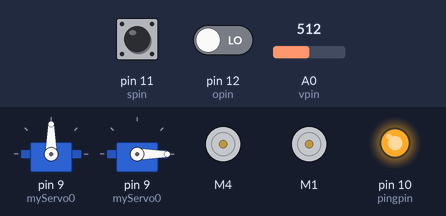
Simulated run of this sketch. Board: Arduino Uno, built with avr-gcc and run on an emulated ATmega328P. Parts: 2 × servo, 2 × DC motor (green arrow = forward, orange = backward, longer = faster), output pins drawn as LEDs (lit = HIGH). The test bench sets the inputs (shaded band); at power-on: pin 12 (opin) LOW, pin 11 (spin) HIGH, A0 (vpin) = 512. What the sketch prints to the serial monitor is not drawn.

Above: at 9.2 s.
9.3 s: pin 12 (opin) driven HIGH
At 12.7 s:
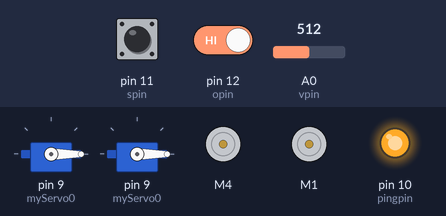
12.8 s: pin 12 (opin) driven LOW
At 13.7 s:
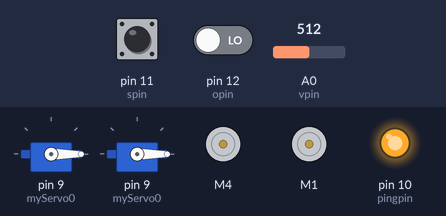
Timing chart, 0 to 15.8 s (numbered marks = the images above; inputs shaded):
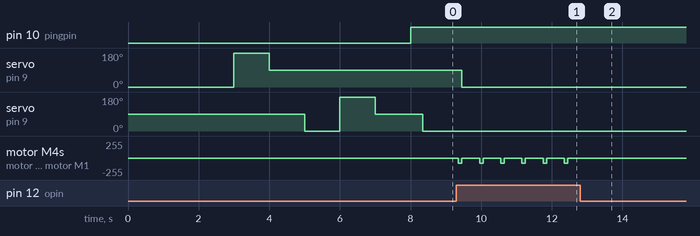

Measured:
- after the input at 9.3 s, servo on pin 9 (myServo0): 90° → 0° after 0.15 s; servo on pin 9 (myServo0): stays 0° (without the input it goes to 5° after 0.05 s); motor M4, motor M1: alternates backward 75/255 for 0.10 s and stopped for 0.50 s, starting after 0.05 s
- after the input at 12.8 s, motor M4, motor M1: stops changing and stays stopped

The sketch:

ColorBot_master.ino
```cpp
/*

Sage Ridge Robotics
Exercise 23a

Color Bot I.

This Sketch is the primary color sensing system for a color line following robot that uses a second
Arduino to process and return color data.

This sketch provides the core logic of the robot and depends on the color sensing subsystem.

Stuart Hayes  (w. corrections by C v Nagy)

*/

// LOAD LIBRARIES ---------------------------------------------------------------------------------------------

// Fundamental libraries
#include <Wire.h>

// Motion transducers
#include "Servo.h"
#include "Adafruit_MotorShield.h"
#include "utility/Adafruit_MS_PWMServoDriver.h"

// Sensor functions
// The sonar() fucntion is included in this file rather than sensor.h
//#include "./sensor.h"

// DECLARE VARIABLES ------------------------------------------------------------------------------------------

// Ultrasonic collision avoidance
const int pingpin = 10;            // "Ping" pin for ultrasonic distance sensor
const int vpin = 0;                // Analog voltage pin for ultrasonic distance sensor
int fstop = 0;                     // We use fstop for collision avoidance.
int sonar_critical_distance = 10;  // The distance in cm at which the sonar function should trigger
                                   // an obstacle routine.

// Color subsystem connections
const int opin = 12;               // Receives digital HIGH if the color is sensed
const int spin = 11;               // Receives digital HIGH if the color system is operative

// Motor control
const int motorPort01 = 1;         // Set left motor output on MotorShield.
const int motorPort02 = 4;         // Set right motor output on MotorShield.

const int motor_speed = 150;       // We set a uniform motor speed.
const int motor_period = 1000;     // We set a uniform delay for motor functions


int servoangle = 500;              // Initial servo angle
int boomangle = 90;                // Angle of boom at start
int steeringangle = 90;            // Initial steering angle


// INSTATIATE OBJECTS -----------------------------------------------------------------------------------------

// Instantiate objects of the servo, Adafruit_MotorShield, and Adafruit_DCMotor classes.
Servo myServo0;
Servo myServo1;
Adafruit_MotorShield AFMS = Adafruit_MotorShield();
Adafruit_DCMotor *myDCMotor01 = AFMS.getMotor(1);
Adafruit_DCMotor *myDCMotor02 = AFMS.getMotor(4);

// SETUP ------------------------------------------------------------------------------------------------------

// Initialize the robot and check that sensors, motors, and servos are working.
// Setup will take several seconds as sensors are activated.

void setup() {

  delay(2000);                                                      // Allow the slave Arduino to initialize
  Serial.begin(9600);                                               // For status messages

  // Inputs to listen to color subsystem states
  pinMode(opin, INPUT);
  pinMode(spin, INPUT);

  // Initialize motor system
  AFMS.begin();
  myServo0.attach(9);
  myServo1.attach(9);

  // Test and position servo0
  myServo0.write(0);
  delay(1000);
  myServo0.write(180);
  delay(1000);
  myServo0.write(steeringangle);
  delay(1000);

  // Test and position servo1
  myServo1.write(0);
  delay(1000);
  myServo1.write(180);
  delay(1000);
  myServo1.write(boomangle);
  delay(1000);

  // Set initial motor parameters
  myDCMotor02->setSpeed(motor_speed);
  myDCMotor01->setSpeed(motor_speed);

  // Check slave color subsystem Arduino
  boolean test = digitalRead(spin);
  Serial.print("Slave Arduino ready? ");
  Serial.print(test);
  if(!test){Serial.println(" No color system present."); while(1);} // Stop if we do not receive digital HIGH from
                                                                    // color subsystem.
  Serial.println(" All good.");

}

// LOOP  ------------------------------------------------------------------------------------------------------

void loop() {

  // Check for obstacle
  int fstop = sonar(sonar_critical_distance, pingpin, vpin);
  if (fstop) {Serial.println("Obstacle"); avoid_obstacle();} else {Serial.println("No obstacle. Continuing.");}

  // Check color detection subsystem
  boolean cstatus = digitalRead(opin);

  // Move normally if on-color or initialize color detection sweep if not.
  if (cstatus)
     {Serial.println("Color detected. Moving forward normally"); move_forward(steeringangle);}
  else {
    Serial.println("Color lost. Boom start.");
    for(int i = 0; i < 180; i = i + 5){
        myServo1.write(i);
        delay(1000);
        boolean cstatus = digitalRead(opin);
      if(cstatus){servoangle = (180 - i); break;}
    }
  }
  if (servoangle = 500){ searchandrescue(); }
  if (servoangle < 500){
    myServo1.write(servoangle);
    myServo0.write(90);
    delay(500);
    myDCMotor01->setSpeed(motor_speed);
    myDCMotor02->setSpeed(motor_speed);
    myDCMotor01->run(FORWARD);
    myDCMotor02->run(FORWARD);
    delay(1000);
    servoangle = 90;
    myServo1.write(servoangle);
  }
}

void avoid_obstacle()
{

  myDCMotor01->setSpeed(0);
  myDCMotor02->setSpeed(0);
  myDCMotor01->run(RELEASE);
  myDCMotor02->run(RELEASE);
  myServo1.write(80);
  myDCMotor01->setSpeed(75);
  myDCMotor02->setSpeed(75);
  myDCMotor01->run(BACKWARD);
  myDCMotor02->run(BACKWARD);
  delay(500);
  myServo1.write(90);
  myDCMotor01->run(FORWARD);
  myDCMotor02->run(FORWARD);
  delay(1000);
  myServo1.write(105);
  myDCMotor01->setSpeed(75);
  myDCMotor02->setSpeed(75);
  myDCMotor01->run(FORWARD);
  myDCMotor02->run(FORWARD);
  delay(1000);
  myServo1.write(90);
  myDCMotor01->setSpeed(75);
  myDCMotor02->setSpeed(75);
  myDCMotor01->run(FORWARD);
  myDCMotor02->run(FORWARD);
}

void move_forward(int angle)
{
  myServo1.write(angle);
  myDCMotor01->setSpeed(150);
  myDCMotor02->setSpeed(150);
  myDCMotor01->run(FORWARD);
  myDCMotor02->run(FORWARD);
  delay(2000);

}


void searchandrescue()
{
    servoangle = 500;
    while(servoangle = 500) {
      myDCMotor01->run(RELEASE);
      myDCMotor02->run(RELEASE);
      myDCMotor01->setSpeed(75);
      myDCMotor02->setSpeed(75);
      myDCMotor01->run(BACKWARD);
      myDCMotor02->run(BACKWARD);
      delay(100);
      myDCMotor01->run(RELEASE);
      myDCMotor02->run(RELEASE);
      for(int i = 0; i < 181; i+5){
          myServo0.write(i);
          delay(500);
          if(digitalRead(opin)){servoangle = (180 - i); break;
        }
          if (servoangle < 500){
            myServo1.write(servoangle);
            myServo0.write(90);
            delay(500);
            myDCMotor01->setSpeed(motor_speed);
            myDCMotor02->setSpeed(motor_speed);
            while(!digitalRead(opin)){
              myDCMotor01->run(FORWARD);
              myDCMotor02->run(FORWARD);
            }
            servoangle = 90;
            myServo1.write(servoangle);
          }
       }
   }
}

// Read sonar function. Returns 1 if the sonar detects an object
int sonar(int critical_distance, int pingpin, int vpin){

    int voltage = 0;
    float distance;
    int fstop = 0;

    pinMode(pingpin,OUTPUT);
    pinMode(vpin,INPUT);

    // Calibration
    digitalWrite(pingpin, HIGH);
    delay(100);
    digitalWrite(pingpin, LOW);

    // Measure distance as an average of 5 pings
    digitalWrite(pingpin, HIGH);
    for (int i = 0; i < 5; i++){
      voltage += analogRead(vpin);
      delay(50);
    }
    distance = (voltage/5) * 1.153846154;
    if (distance <= critical_distance) fstop = 1;
    return fstop;
}
```
